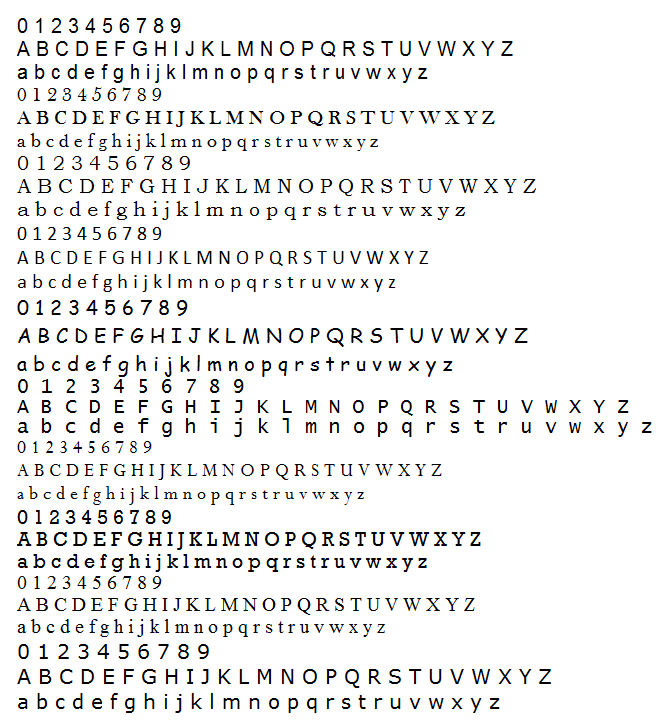
//> input picture fonts.png, 665 x 724 px
$ ./GenData   (built with g++ and OpenCV 4)
//> lines starting //> are read from the running program, lines starting //| are printed output that depends on the picture; after the words box and inside, x2 and y2 are one past the last pixel; in counts of white or black regions, pixels touching at a corner belong together
// GenData.cpp
#include<opencv2/core/core.hpp>
#include<opencv2/highgui/highgui.hpp>
#include<opencv2/imgproc/imgproc.hpp>
#include<opencv2/ml/ml.hpp>

#include<iostream>
#include<vector>

// global variables ///////////////////////////////////////////////////////////////////////////////
const int MIN_CONTOUR_AREA = 100;

const int RESIZED_IMAGE_WIDTH = 20;
const int RESIZED_IMAGE_HEIGHT = 30;

///////////////////////////////////////////////////////////////////////////////////////////////////
int main() {

    cv::Mat imgTrainingNumbers;         // input image
    cv::Mat imgGrayscale;               //
    cv::Mat imgBlurred;                 // declare various images
    cv::Mat imgThresh;                  //
    cv::Mat imgThreshCopy;              //

    std::vector<std::vector<cv::Point> > ptContours;        // declare contours vector
    std::vector<cv::Vec4i> v4iHierarchy;                    // declare contours hierarchy

    cv::Mat matClassificationInts;      // these are our training classifications, note we will have to perform some conversions before writing to file later

                                // these are our training images, due to the data types that the KNN object KNearest requires, we have to declare a single Mat,
                                // then append to it as though it's a vector, also we will have to perform some conversions before writing to file later
    cv::Mat matTrainingImagesAsFlattenedFloats;

                                // possible chars we are interested in are digits 0 through 9 and capital letters A through Z, put these in vector intValidChars
    int intValidCharsArr[] = { '0', '1', '2', '3', '4', '5', '6', '7', '8', '9',
                               'A', 'B', 'C', 'D', 'E', 'F', 'G', 'H', 'I', 'J',
                               'K', 'L', 'M', 'N', 'O', 'P', 'Q', 'R', 'S', 'T',
                               'U', 'V', 'W', 'X', 'Y', 'Z' };
    std::vector<int> intValidChars(&intValidCharsArr[0], &intValidCharsArr[0]+36);

    imgTrainingNumbers = cv::imread("fonts.png");          // read in training numbers image
//> imgTrainingNumbers is the input picture: 724 rows x 665 cols, CV_8UC3; mean B, G, R 238.7, 238.7, 238.7

    if (imgTrainingNumbers.empty()) {                               // if unable to open image
        std::cout << "error: image not read from file\n\n";         // show error message on command line
        return(0);                                                  // and exit program
    }

    cv::cvtColor(imgTrainingNumbers, imgGrayscale, CV_BGR2GRAY);        // convert to grayscale
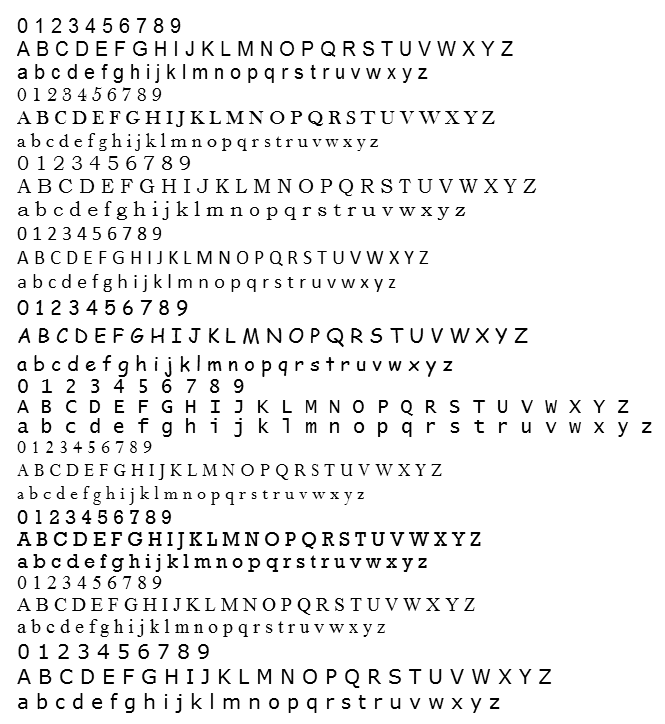
//> imgGrayscale: 724 rows x 665 cols, CV_8UC1; min 0, max 255, mean 238.7

    cv::GaussianBlur(imgGrayscale,              // input image
        imgBlurred,                             // output image
        cv::Size(5, 5),                         // smoothing window width and height in pixels
        0);                                     // sigma value, determines how much the image will be blurred, zero makes function choose the sigma value
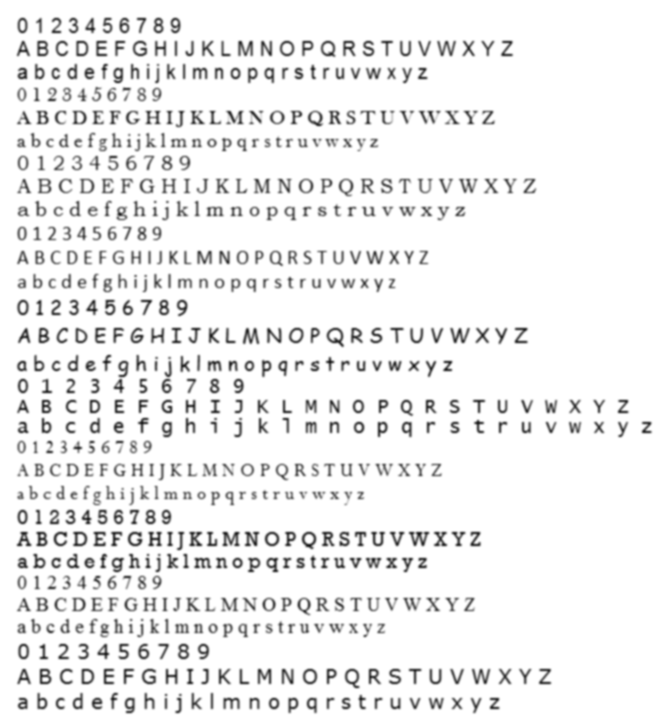
//> imgBlurred: 724 rows x 665 cols, CV_8UC1; min 27, max 255, mean 238.7

                                                // filter image from grayscale to black and white
    cv::adaptiveThreshold(imgBlurred,           // input image
        imgThresh,                              // output image
        255,                                    // make pixels that pass the threshold full white
        cv::ADAPTIVE_THRESH_GAUSSIAN_C,         // use gaussian rather than mean, seems to give better results
        cv::THRESH_BINARY_INV,                  // invert so foreground will be white, background will be black
        11,                                     // size of a pixel neighborhood used to calculate threshold value
        2);                                     // constant subtracted from the mean or weighted mean
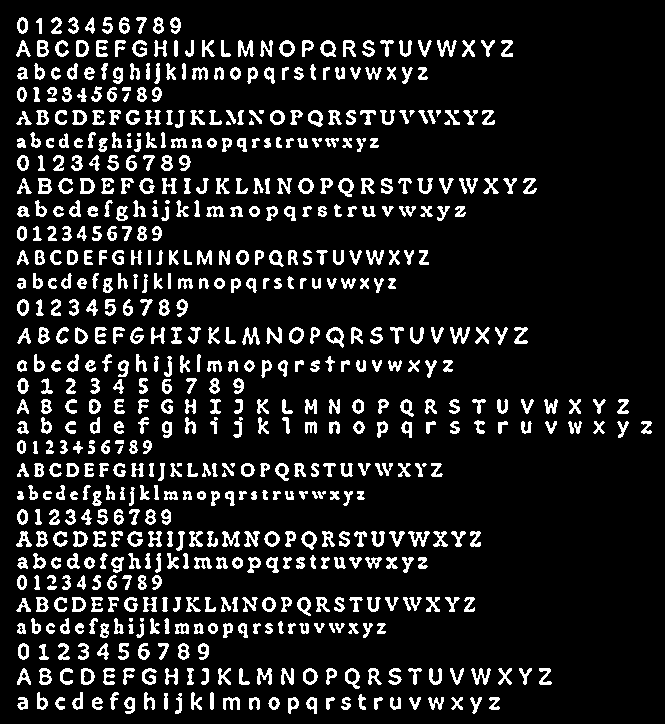
//> imgThresh: 724 rows x 665 cols, CV_8UC1; 12% white; 670 white regions (18 under 20 px)

    cv::imshow("imgThresh", imgThresh);         // show threshold image for reference

    imgThreshCopy = imgThresh.clone();          // make a copy of the thresh image, this in necessary b/c findContours modifies the image

    cv::findContours(imgThreshCopy,             // input image, make sure to use a copy since the function will modify this image in the course of finding contours
        ptContours,                             // output contours
        v4iHierarchy,                           // output hierarchy
        cv::RETR_EXTERNAL,                      // retrieve the outermost contours only
        cv::CHAIN_APPROX_SIMPLE);               // compress horizontal, vertical, and diagonal segments and leave only their end points
//> ptContours = 670 contours, 28 with area under 20; largest, box (x1, y1, x2, y2) and area: (326, 327, 344, 348) 218, (345, 668, 360, 689) 189, (338, 178, 354, 197) 183, (320, 40, 336, 57) 182, (279, 40, 295, 57) 180; v4iHierarchy = 670 items, first 8: [1, -1, -1, -1], [2, 0, -1, -1], [3, 1, -1, -1], [4, 2, -1, -1], [5, 3, -1, -1], [6, 4, -1, -1], [7, 5, -1, -1], [8, 6, -1, -1]

    for (int i = 0; i < ptContours.size(); i++) {                           // for each contour
        if (cv::contourArea(ptContours[i]) > MIN_CONTOUR_AREA) {                // if contour is big enough to consider
            cv::Rect boundingRect = cv::boundingRect(ptContours[i]);                // get the bounding rect

            cv::rectangle(imgTrainingNumbers, boundingRect, cv::Scalar(0, 0, 255), 2);      // draw red rectangle around each contour as we ask user for input

            cv::Mat matROI = imgThresh(boundingRect);           // get ROI image of bounding rect

            cv::Mat matROIResized;
            cv::resize(matROI, matROIResized, cv::Size(RESIZED_IMAGE_WIDTH, RESIZED_IMAGE_HEIGHT));     // resize image, this will be more consistent for recognition and storage

            cv::imshow("matROI", matROI);                               // show ROI image for reference
            cv::imshow("matROIResized", matROIResized);                 // show resized ROI image for reference
            cv::imshow("imgTrainingNumbers", imgTrainingNumbers);       // show training numbers image, this will now have red rectangles drawn on it

            int intChar = cv::waitKey(0);           // get key press

            if (intChar == 27) {        // if esc key was pressed
                return(0);              // exit program
            } else if (std::find(intValidChars.begin(), intValidChars.end(), intChar) != intValidChars.end()) {     // else if the char is in the list of chars we are looking for . . .

                matClassificationInts.push_back(intChar);       // append classification char to integer list of chars

                cv::Mat matImageFloat;                          // now add the training image (some conversion is necessary first) . . .
                matROIResized.convertTo(matImageFloat, CV_32FC1);       // convert Mat to float

                cv::Mat matImageFlattenedFloat = matImageFloat.reshape(1, 1);       // flatten

                matTrainingImagesAsFlattenedFloats.push_back(matImageFlattenedFloat);       // add to Mat as though it was a vector, this is necessary due to the
                                                                                            // data types that KNearest.train accepts
            }   // end if
        }   // end if
    }   // end for
//> this loop made 670 passes; the space key is pressed
//> boundingRect on passes 10, 11, 15, 26, 27, 31, 36, 37, 39, 50, 52, 55: Rect(306, 697, 11, 17), Rect(288, 697, 11, 17), Rect(124, 697, 11, 17), Rect(72, 692, 11, 18), Rect(37, 692, 11, 18), Rect(471, 668, 20, 17), Rect(368, 668, 14, 17), Rect(345, 668, 15, 21), Rect(303, 668, 15, 17), Rect(81, 668, 14, 17), Rect(39, 668, 13, 17), Rect(198, 643, 11, 17)
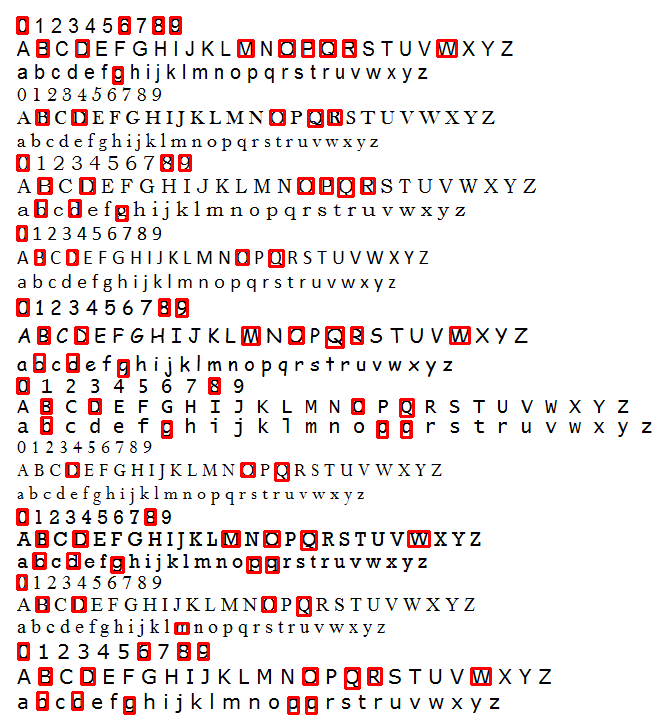
//> imgTrainingNumbers: 724 rows x 665 cols, CV_8UC3; 3.2% of pixels changed, all inside (x1, y1, x2, y2) = (16, 16, 492, 715)

    std::cout << "training complete\n\n";

                // save classifications to file ///////////////////////////////////////////////////////

    cv::FileStorage fsClassifications("classifications.xml", cv::FileStorage::WRITE);           // open the classifications file

    if (fsClassifications.isOpened() == false) {                                                        // if the file was not opened successfully
        std::cout << "error, unable to open training classifications file, exiting program\n\n";        // show error message
        return(0);                                                                                      // and exit program
    }

    fsClassifications << "classifications" << matClassificationInts;        // write classifications into classifications section of classifications file
    fsClassifications.release();                                            // close the classifications file

                // save training images to file ///////////////////////////////////////////////////////

    cv::FileStorage fsTrainingImages("images.xml", cv::FileStorage::WRITE);         // open the training images file

    if (fsTrainingImages.isOpened() == false) {                                                 // if the file was not opened successfully
        std::cout << "error, unable to open training images file, exiting program\n\n";         // show error message
        return(0);                                                                              // and exit program
    }

    fsTrainingImages << "images" << matTrainingImagesAsFlattenedFloats;         // write training images into images section of images file
    fsTrainingImages.release();                                                 // close the training images file

    return(0);
}

$ run again, with training_chars.png copied over fonts.png
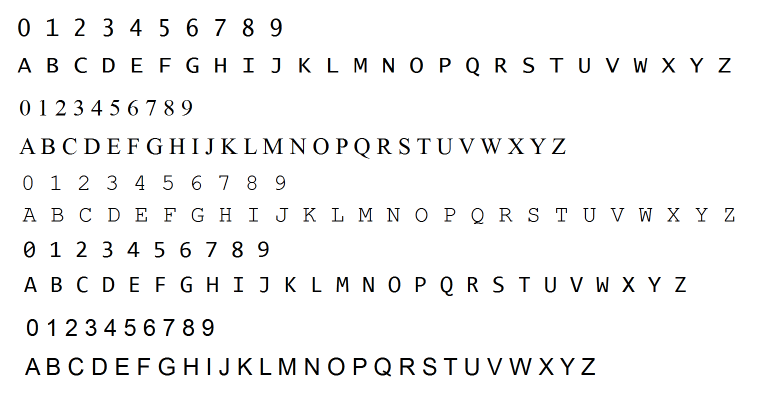
//> input picture training_chars.png, 1516 x 788 px (shown at 1/2 size)
//> imgTrainingNumbers is the input picture: 788 rows x 1516 cols, CV_8UC3; mean B, G, R 245.2, 245.2, 245.2
//> `cv::adaptiveThreshold(imgBlurred, imgThresh, 255, cv::ADAPTIVE_THRESH_..`:
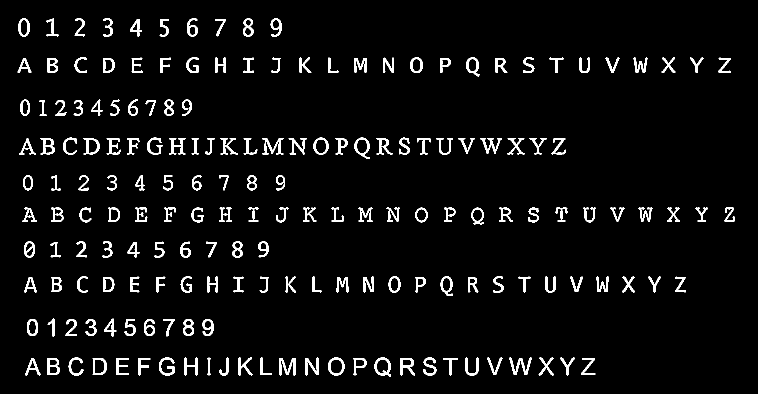
//> imgThresh: 788 rows x 1516 cols, CV_8UC1 (shown at 1/2 size); 4.5% white; 180 white regions
//> ptContours = 180 contours; largest, box (x1, y1, x2, y2) and area: (749, 715, 782, 753) 918, (656, 715, 689, 751) 908, (709, 275, 740, 318) 817, (185, 716, 214, 750) 805, (627, 275, 657, 310) 782; v4iHierarchy = 180 items, first 8: [1, -1, -1, -1], [2, 0, -1, -1], [3, 1, -1, -1], [4, 2, -1, -1], [5, 3, -1, -1], [6, 4, -1, -1], [7, 5, -1, -1], [8, 6, -1, -1]
//> the loop `for (int i = 0; i < ptContours.size(); i++)` made 180 passes; the space key is pressed
//> boundingRect on passes 1 to 8: Rect(1163, 716, 28, 34), Rect(887, 716, 28, 35), Rect(800, 716, 30, 35), Rect(707, 716, 26, 35), Rect(558, 716, 33, 35), Rect(276, 716, 25, 35), Rect(232, 716, 26, 34), Rect(185, 716, 29, 34)
//> after the loop `for (int i = 0; i < ptContours.size(); i++)`:
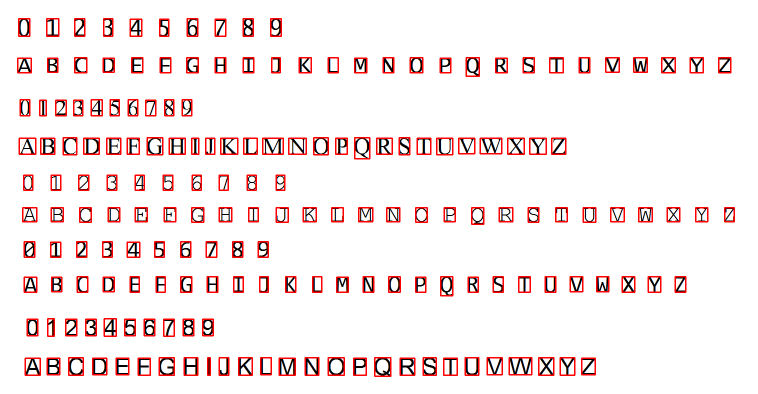
//> imgTrainingNumbers: 788 rows x 1516 cols, CV_8UC3 (shown at 1/2 size); 4.92% of pixels changed, all inside (x1, y1, x2, y2) = (34, 36, 1470, 754)
